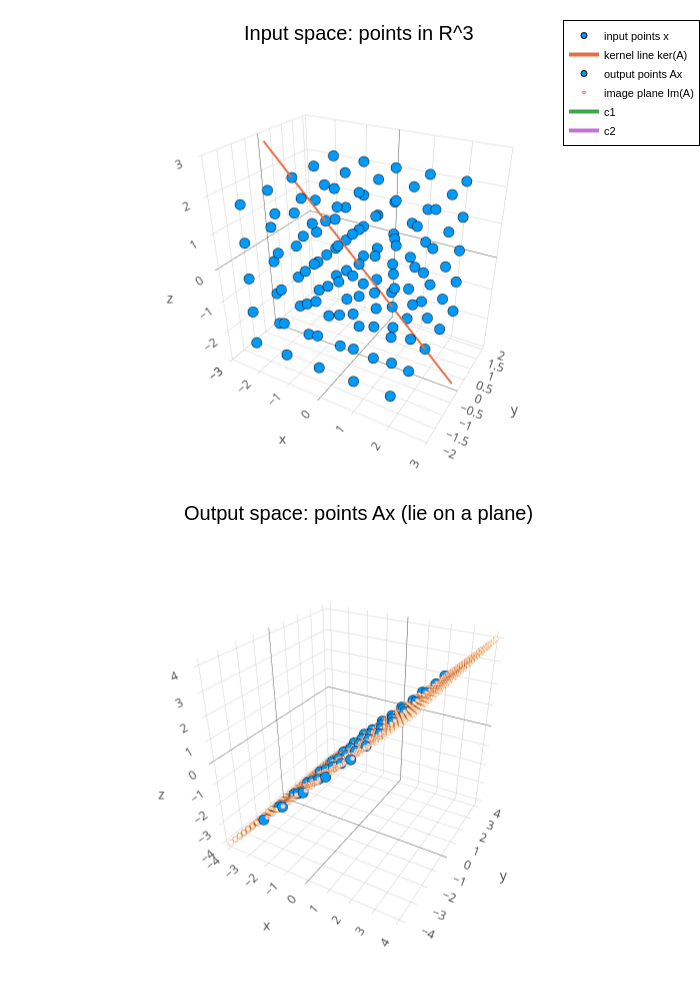

Here is the notebook cell this chart was saved with:
### Markdown cell above
#### 核とランクの視覚的理解

### Code cell
using LinearAlgebra
using Plots
plotlyjs()  # 3Dをマウスで回転できる

# -----------------------
# 行列 A（あなたの例）
# -----------------------
A = [0.0 -1.0  0.0;
    -1.0  0.0 -1.0;
     0.0 -1.0  0.0]

# 核（nullspace）: A v = 0 の解空間の基底（列ベクトル）
K = nullspace(A)     # 3×k（ここではk=1のはず）
v = K[:, 1]          # 核の方向ベクトル

# 像（column space）: A が作り出す出力の空間 = 列空間
# rank(A) 本の独立な列をとれば、その張る平面が像
# ここでは A の列は c1=[0,-1,0], c2=[-1,0,-1], c3=[0,-1,0] で
# 独立なのは2本（rank=2）。c1 と c2 を使う
c1 = A[:, 1]
c2 = A[:, 2]

println("rank(A) = ", rank(A))
println("dim ker(A) = ", size(K,2))
println("ker direction v = ", v)

# -----------------------
# 1) 入力空間の点を作る（立方体グリッド）
# -----------------------
grid = -2:1:2
X = Float64[]
Y = Float64[]
Z = Float64[]
for x in grid, y in grid, z in grid
    push!(X, x); push!(Y, y); push!(Z, z)
end

# -----------------------
# 2) それらを A で写した出力点（Ax）
# -----------------------
Xp = Float64[]
Yp = Float64[]
Zp = Float64[]
for i in eachindex(X)
    u = [X[i], Y[i], Z[i]]
    w = A*u
    push!(Xp, w[1]); push!(Yp, w[2]); push!(Zp, w[3])
end

# -----------------------
# 3) 核の直線（入力側）を描く： t*v
# -----------------------
t = range(-4, 4, length=200)
kx = [ti*v[1] for ti in t]
ky = [ti*v[2] for ti in t]
kz = [ti*v[3] for ti in t]

# -----------------------
# 4) 像（出力側）の平面を描く： s*c1 + u*c2
# -----------------------
sgrid = range(-4, 4, length=30)
ugrid = range(-4, 4, length=30)

PX = Float64[]; PY = Float64[]; PZ = Float64[]
for s in sgrid, u in ugrid
    p = s*c1 + u*c2
    push!(PX, p[1]); push!(PY, p[2]); push!(PZ, p[3])
end

# -----------------------
# 5) プロット（入力空間と出力空間を並べて表示）
# -----------------------

p_in = scatter3d(X, Y, Z, ms=3, label="input points x",
                 title="Input space: points in R^3")
plot!(p_in, kx, ky, kz, lw=4, label="kernel line ker(A)")

p_out = scatter3d(Xp, Yp, Zp, ms=3, label="output points Ax",
                  title="Output space: points Ax (lie on a plane)")
scatter3d!(p_out, PX, PY, PZ, ms=1.5, alpha=0.35, label="image plane Im(A)")
# 平面の方向ベクトルも描く（c1,c2）
plot!(p_out, [0,c1[1]], [0,c1[2]], [0,c1[3]], lw=4, label="c1")
plot!(p_out, [0,c2[1]], [0,c2[2]], [0,c2[3]], lw=4, label="c2")

plot(p_in, p_out, layout=(2,1), size=(700,1000))

### Figure 1 — Plotly figure (JSON) as saved in the notebook; plotly's stock layout.template omitted (floating-point values rounded to 4 significant figures; data arrays with more than 128 entries replaced by an {"elided": "..."} marker saying what was removed)
{"data": [{"colorbar": {"len": 0.4616, "title": "", "x": 0.9944, "y": 0.7458}, "legendgroup": "input points x", "marker": {"color": "rgba(0, 154, 250, 1.000)", "line": {"color": "rgba(0, 0, 0, 1.000)", "width": 1}, "size": 6, "symbol": "circle"}, "mode": "markers", "name": "input points x", "scene": "scene1", "showlegend": true, "type": "scatter3d", "x": [-2, -2, -2, -2, -2, -2, -2, -2, -2, -2, -2, -2, -2, -2, -2, -2, -2, -2, -2, -2, -2, -2, -2, -2, -2, -1, -1, -1, -1, -1, -1, -1, -1, -1, -1, -1, -1, -1, -1, -1, -1, -1, -1, -1, -1, -1, -1, -1, -1, -1, 0, 0, 0, 0, 0, 0, 0, 0, 0, 0, 0, 0, 0, 0, 0, 0, 0, 0, 0, 0, 0, 0, 0, 0, 0, 1, 1, 1, 1, 1, 1, 1, 1, 1, 1, 1, 1, 1, 1, 1, 1, 1, 1, 1, 1, 1, 1, 1, 1, 1, 2, 2, 2, 2, 2, 2, 2, 2, 2, 2, 2, 2, 2, 2, 2, 2, 2, 2, 2, 2, 2, 2, 2, 2, 2], "xaxis": "x1", "y": [-2, -2, -2, -2, -2, -1, -1, -1, -1, -1, 0, 0, 0, 0, 0, 1, 1, 1, 1, 1, 2, 2, 2, 2, 2, -2, -2, -2, -2, -2, -1, -1, -1, -1, -1, 0, 0, 0, 0, 0, 1, 1, 1, 1, 1, 2, 2, 2, 2, 2, -2, -2, -2, -2, -2, -1, -1, -1, -1, -1, 0, 0, 0, 0, 0, 1, 1, 1, 1, 1, 2, 2, 2, 2, 2, -2, -2, -2, -2, -2, -1, -1, -1, -1, -1, 0, 0, 0, 0, 0, 1, 1, 1, 1, 1, 2, 2, 2, 2, 2, -2, -2, -2, -2, -2, -1, -1, -1, -1, -1, 0, 0, 0, 0, 0, 1, 1, 1, 1, 1, 2, 2, 2, 2, 2], "yaxis": "y1", "z": [-2, -1, 0, 1, 2, -2, -1, 0, 1, 2, -2, -1, 0, 1, 2, -2, -1, 0, 1, 2, -2, -1, 0, 1, 2, -2, -1, 0, 1, 2, -2, -1, 0, 1, 2, -2, -1, 0, 1, 2, -2, -1, 0, 1, 2, -2, -1, 0, 1, 2, -2, -1, 0, 1, 2, -2, -1, 0, 1, 2, -2, -1, 0, 1, 2, -2, -1, 0, 1, 2, -2, -1, 0, 1, 2, -2, -1, 0, 1, 2, -2, -1, 0, 1, 2, -2, -1, 0, 1, 2, -2, -1, 0, 1, 2, -2, -1, 0, 1, 2, -2, -1, 0, 1, 2, -2, -1, 0, 1, 2, -2, -1, 0, 1, 2, -2, -1, 0, 1, 2, -2, -1, 0, 1, 2], "zaxis": "z1"}, {"colorbar": {"len": 0.4616, "title": "", "x": 0.9944, "y": 0.7458}, "legendgroup": "kernel line ker(A)", "line": {"color": "rgba(227, 111, 71, 1.000)", "dash": "solid", "shape": "linear", "width": 4}, "mode": "lines", "name": "kernel line ker(A)", "scene": "scene1", "showlegend": true, "type": "scatter3d", "x": {"elided": "200 float values"}, "xaxis": "x1", "y": {"elided": "200 int values"}, "yaxis": "y1", "z": {"elided": "200 float values"}, "zaxis": "z1"}, {"colorbar": {"len": 0.4616, "title": "", "x": 0.9944, "y": 0.2458}, "legendgroup": "output points Ax", "marker": {"color": "rgba(0, 154, 250, 1.000)", "line": {"color": "rgba(0, 0, 0, 1.000)", "width": 1}, "size": 6, "symbol": "circle"}, "mode": "markers", "name": "output points Ax", "scene": "scene2", "showlegend": true, "type": "scatter3d", "x": [2, 2, 2, 2, 2, 1, 1, 1, 1, 1, 0, 0, 0, 0, 0, -1, -1, -1, -1, -1, -2, -2, -2, -2, -2, 2, 2, 2, 2, 2, 1, 1, 1, 1, 1, 0, 0, 0, 0, 0, -1, -1, -1, -1, -1, -2, -2, -2, -2, -2, 2, 2, 2, 2, 2, 1, 1, 1, 1, 1, 0, 0, 0, 0, 0, -1, -1, -1, -1, -1, -2, -2, -2, -2, -2, 2, 2, 2, 2, 2, 1, 1, 1, 1, 1, 0, 0, 0, 0, 0, -1, -1, -1, -1, -1, -2, -2, -2, -2, -2, 2, 2, 2, 2, 2, 1, 1, 1, 1, 1, 0, 0, 0, 0, 0, -1, -1, -1, -1, -1, -2, -2, -2, -2, -2], "xaxis": "x2", "y": [4, 3, 2, 1, 0, 4, 3, 2, 1, 0, 4, 3, 2, 1, 0, 4, 3, 2, 1, 0, 4, 3, 2, 1, 0, 3, 2, 1, 0, -1, 3, 2, 1, 0, -1, 3, 2, 1, 0, -1, 3, 2, 1, 0, -1, 3, 2, 1, 0, -1, 2, 1, 0, -1, -2, 2, 1, 0, -1, -2, 2, 1, 0, -1, -2, 2, 1, 0, -1, -2, 2, 1, 0, -1, -2, 1, 0, -1, -2, -3, 1, 0, -1, -2, -3, 1, 0, -1, -2, -3, 1, 0, -1, -2, -3, 1, 0, -1, -2, -3, 0, -1, -2, -3, -4, 0, -1, -2, -3, -4, 0, -1, -2, -3, -4, 0, -1, -2, -3, -4, 0, -1, -2, -3, -4], "yaxis": "y2", "z": [2, 2, 2, 2, 2, 1, 1, 1, 1, 1, 0, 0, 0, 0, 0, -1, -1, -1, -1, -1, -2, -2, -2, -2, -2, 2, 2, 2, 2, 2, 1, 1, 1, 1, 1, 0, 0, 0, 0, 0, -1, -1, -1, -1, -1, -2, -2, -2, -2, -2, 2, 2, 2, 2, 2, 1, 1, 1, 1, 1, 0, 0, 0, 0, 0, -1, -1, -1, -1, -1, -2, -2, -2, -2, -2, 2, 2, 2, 2, 2, 1, 1, 1, 1, 1, 0, 0, 0, 0, 0, -1, -1, -1, -1, -1, -2, -2, -2, -2, -2, 2, 2, 2, 2, 2, 1, 1, 1, 1, 1, 0, 0, 0, 0, 0, -1, -1, -1, -1, -1, -2, -2, -2, -2, -2], "zaxis": "z2"}, {"colorbar": {"len": 0.4616, "title": "", "x": 0.9944, "y": 0.2458}, "legendgroup": "image plane Im(A)", "marker": {"color": "rgba(227, 111, 71, 0.350)", "line": {"color": "rgba(0, 0, 0, 0.350)", "width": 1}, "size": 3, "symbol": "circle"}, "mode": "markers", "name": "image plane Im(A)", "scene": "scene2", "showlegend": true, "type": "scatter3d", "x": {"elided": "900 float values"}, "xaxis": "x2", "y": {"elided": "900 float values"}, "yaxis": "y2", "z": {"elided": "900 float values"}, "zaxis": "z2"}, {"colorbar": {"len": 0.4616, "title": "", "x": 0.9944, "y": 0.2458}, "legendgroup": "c1", "line": {"color": "rgba(62, 164, 78, 1.000)", "dash": "solid", "shape": "linear", "width": 4}, "mode": "lines", "name": "c1", "scene": "scene2", "showlegend": true, "type": "scatter3d", "x": [0, 0], "xaxis": "x2", "y": [0, -1], "yaxis": "y2", "z": [0, 0], "zaxis": "z2"}, {"colorbar": {"len": 0.4616, "title": "", "x": 0.9944, "y": 0.2458}, "legendgroup": "c2", "line": {"color": "rgba(195, 113, 210, 1.000)", "dash": "solid", "shape": "linear", "width": 4}, "mode": "lines", "name": "c2", "scene": "scene2", "showlegend": true, "type": "scatter3d", "x": [0, -1], "xaxis": "x2", "y": [0, 0], "yaxis": "y2", "z": [0, -1], "zaxis": "z2"}], "layout": {"annotations": [{"font": {"color": "rgba(0, 0, 0, 1.000)", "family": "sans-serif", "size": 20}, "rotation": 0, "showarrow": false, "text": "Input space: points in R^3", "x": 0.5127, "xanchor": "center", "xref": "paper", "y": 1, "yanchor": "top", "yref": "paper"}, {"font": {"color": "rgba(0, 0, 0, 1.000)", "family": "sans-serif", "size": 20}, "rotation": 0, "showarrow": false, "text": "Output space: points Ax (lie on a plane)", "x": 0.5127, "xanchor": "center", "xref": "paper", "y": 0.5, "yanchor": "top", "yref": "paper"}], "height": 1000, "legend": {"bgcolor": "rgba(255, 255, 255, 1.000)", "bordercolor": "rgba(0, 0, 0, 1.000)", "borderwidth": 1, "font": {"color": "rgba(0, 0, 0, 1.000)", "family": "sans-serif", "size": 11}, "title": {"font": {"color": "rgba(0, 0, 0, 1.000)", "family": "sans-serif", "size": 15}, "text": ""}, "tracegroupgap": 0, "traceorder": "normal", "x": 1, "xanchor": "auto", "y": 1, "yanchor": "auto"}, "margin": {"b": 20, "l": 0, "r": 0, "t": 20}, "paper_bgcolor": "rgba(255, 255, 255, 1.000)", "plot_bgcolor": "rgba(255, 255, 255, 1.000)", "scene1": {"camera": {"eye": {"x": 1.126, "y": -1.95, "z": 1.3}, "projection": "orthographic"}, "domain": {"x": [0.03102, 0.9944], "y": [0.515, 0.9766]}, "xaxis1": {"gridcolor": "rgba(0, 0, 0, 0.100)", "gridwidth": 0.5, "linecolor": "rgba(0, 0, 0, 1.000)", "mirror": false, "range": [-2.998, 2.998], "showgrid": true, "showline": true, "showticklabels": true, "tickangle": 0, "tickcolor": "rgb(0, 0, 0)", "tickfont": {"color": "rgba(0, 0, 0, 1.000)", "family": "sans-serif", "size": 11}, "tickmode": "array", "ticks": "inside", "ticktext": ["-2", "-1", "0", "1", "2"], "tickvals": [-2, -1, 0, 1, 2], "title": "", "titlefont": {"color": "rgba(0, 0, 0, 1.000)", "family": "sans-serif", "size": 15}, "type": "-", "visible": true, "zeroline": false, "zerolinecolor": "rgba(0, 0, 0, 1.000)"}, "yaxis1": {"gridcolor": "rgba(0, 0, 0, 0.100)", "gridwidth": 0.5, "linecolor": "rgba(0, 0, 0, 1.000)", "mirror": false, "range": [-2.12, 2.12], "showgrid": true, "showline": true, "showticklabels": true, "tickangle": 0, "tickcolor": "rgb(0, 0, 0)", "tickfont": {"color": "rgba(0, 0, 0, 1.000)", "family": "sans-serif", "size": 11}, "tickmode": "array", "ticks": "inside", "ticktext": ["-2", "-1", "0", "1", "2"], "tickvals": [-2, -1, 0, 1, 2], "title": "", "titlefont": {"color": "rgba(0, 0, 0, 1.000)", "family": "sans-serif", "size": 15}, "type": "-", "visible": true, "zeroline": false, "zerolinecolor": "rgba(0, 0, 0, 1.000)"}, "zaxis1": {"gridcolor": "rgba(0, 0, 0, 0.100)", "gridwidth": 0.5, "linecolor": "rgba(0, 0, 0, 1.000)", "mirror": false, "range": [-2.998, 2.998], "showgrid": true, "showline": true, "showticklabels": true, "tickangle": 0, "tickcolor": "rgb(0, 0, 0)", "tickfont": {"color": "rgba(0, 0, 0, 1.000)", "family": "sans-serif", "size": 11}, "tickmode": "array", "ticks": "inside", "ticktext": ["-2", "-1", "0", "1", "2"], "tickvals": [-2, -1, 0, 1, 2], "title": "", "titlefont": {"color": "rgba(0, 0, 0, 1.000)", "family": "sans-serif", "size": 15}, "type": "-", "visible": true, "zeroline": false, "zerolinecolor": "rgba(0, 0, 0, 1.000)"}}, "scene2": {"camera": {"eye": {"x": 1.126, "y": -1.95, "z": 1.3}, "projection": "orthographic"}, "domain": {"x": [0.03102, 0.9944], "y": [0.01505, 0.4766]}, "xaxis2": {"gridcolor": "rgba(0, 0, 0, 0.100)", "gridwidth": 0.5, "linecolor": "rgba(0, 0, 0, 1.000)", "mirror": false, "range": [-4.24, 4.24], "showgrid": true, "showline": true, "showticklabels": true, "tickangle": 0, "tickcolor": "rgb(0, 0, 0)", "tickfont": {"color": "rgba(0, 0, 0, 1.000)", "family": "sans-serif", "size": 11}, "tickmode": "array", "ticks": "inside", "ticktext": ["-4", "-2", "0", "2", "4"], "tickvals": [-4, -2, 0, 2, 4], "title": "", "titlefont": {"color": "rgba(0, 0, 0, 1.000)", "family": "sans-serif", "size": 15}, "type": "-", "visible": true, "zeroline": false, "zerolinecolor": "rgba(0, 0, 0, 1.000)"}, "yaxis2": {"gridcolor": "rgba(0, 0, 0, 0.100)", "gridwidth": 0.5, "linecolor": "rgba(0, 0, 0, 1.000)", "mirror": false, "range": [-4.24, 4.24], "showgrid": true, "showline": true, "showticklabels": true, "tickangle": 0, "tickcolor": "rgb(0, 0, 0)", "tickfont": {"color": "rgba(0, 0, 0, 1.000)", "family": "sans-serif", "size": 11}, "tickmode": "array", "ticks": "inside", "ticktext": ["-4", "-2", "0", "2", "4"], "tickvals": [-4, -2, 0, 2, 4], "title": "", "titlefont": {"color": "rgba(0, 0, 0, 1.000)", "family": "sans-serif", "size": 15}, "type": "-", "visible": true, "zeroline": false, "zerolinecolor": "rgba(0, 0, 0, 1.000)"}, "zaxis2": {"gridcolor": "rgba(0, 0, 0, 0.100)", "gridwidth": 0.5, "linecolor": "rgba(0, 0, 0, 1.000)", "mirror": false, "range": [-4.24, 4.24], "showgrid": true, "showline": true, "showticklabels": true, "tickangle": 0, "tickcolor": "rgb(0, 0, 0)", "tickfont": {"color": "rgba(0, 0, 0, 1.000)", "family": "sans-serif", "size": 11}, "tickmode": "array", "ticks": "inside", "ticktext": ["-4", "-2", "0", "2", "4"], "tickvals": [-4, -2, 0, 2, 4], "title": "", "titlefont": {"color": "rgba(0, 0, 0, 1.000)", "family": "sans-serif", "size": 15}, "type": "-", "visible": true, "zeroline": false, "zerolinecolor": "rgba(0, 0, 0, 1.000)"}}, "showlegend": true, "width": 700}}
